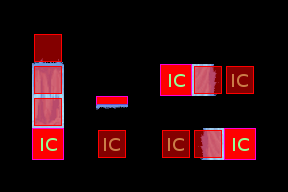

A 2D game scene composited from a Tiled map and its tileset images. What follows is a short description and the map's XML, with each tile layer's data collapsed to a summary:
An orthogonal 9x6 tile map with 32x32 px tiles, 5 tile layers (ruleRegions, ruleSet, rule_Ground, rule_Over, ...), 4 tilesets.

<map version="1.0" orientation="orthogonal" width="9" height="6" tilewidth="32" tileheight="32">
 <tileset firstgid="1" name="collision" tilewidth="32" tileheight="32">
  <image source="../../graphics/tiles/collision.png" width="64" height="32" />
 </tileset>
 <tileset firstgid="3" name="set_icecave" tilewidth="32" tileheight="32">
  <image source="../../graphics/tiles/set_icecave.png" width="64" height="64" />
 </tileset>
 <tileset firstgid="7" name="set_rules" tilewidth="32" tileheight="32">
  <image source="../../graphics/tiles/set_rules.png" width="32" height="32" />
 </tileset>
 <tileset firstgid="8" name="cave" tilewidth="32" tileheight="32">
  <image source="../../graphics/tiles/icecave.png" width="512" height="256" />
 </tileset>
 <layer name="ruleRegions" width="9" height="6">
  <data>[54 cells, 12 non-empty, 1 distinct tile ids]</data>
 </layer>
 <layer name="ruleSet" width="9" height="6">
  <data>[54 cells, 12 non-empty, 2 distinct tile ids]</data>
 </layer>
 <layer name="rule_Ground" width="9" height="6">
  <data>[54 cells, 5 non-empty, 5 distinct tile ids]</data>
 </layer>
 <layer name="rule_Over" width="9" height="6">
  <data>[54 cells, 1 non-empty, 1 distinct tile ids]</data>
 </layer>
 <layer name="rule_collision" width="9" height="6">
  <data>[54 cells, 8 non-empty, 1 distinct tile ids]</data>
 </layer>
</map>
